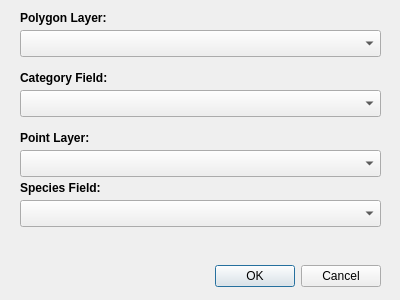
<?xml version="1.0" encoding="UTF-8"?>
<ui version="4.0">
 <class>DiversityCalcDialogBase</class>
 <widget class="QDialog" name="DiversityCalcDialogBase">
  <property name="geometry">
   <rect>
    <x>0</x>
    <y>0</y>
    <width>400</width>
    <height>300</height>
   </rect>
  </property>
  <property name="windowTitle">
   <string>Diversity Calculator</string>
  </property>
  <widget class="QDialogButtonBox" name="button_box">
   <property name="geometry">
    <rect>
     <x>40</x>
     <y>260</y>
     <width>341</width>
     <height>32</height>
    </rect>
   </property>
   <property name="orientation">
    <enum>Qt::Horizontal</enum>
   </property>
   <property name="standardButtons">
    <set>QDialogButtonBox::Cancel|QDialogButtonBox::Ok</set>
   </property>
  </widget>
  <widget class="QLabel" name="label">
   <property name="geometry">
    <rect>
     <x>20</x>
     <y>10</y>
     <width>91</width>
     <height>16</height>
    </rect>
   </property>
   <property name="font">
    <font>
     <weight>75</weight>
     <bold>true</bold>
    </font>
   </property>
   <property name="text">
    <string>Polygon Layer:</string>
   </property>
  </widget>
  <widget class="QgsMapLayerComboBox" name="mcbPoly">
   <property name="geometry">
    <rect>
     <x>20</x>
     <y>30</y>
     <width>361</width>
     <height>27</height>
    </rect>
   </property>
   <property name="showCrs">
    <bool>true</bool>
   </property>
  </widget>
  <widget class="QLabel" name="label_2">
   <property name="geometry">
    <rect>
     <x>20</x>
     <y>70</y>
     <width>91</width>
     <height>16</height>
    </rect>
   </property>
   <property name="font">
    <font>
     <weight>75</weight>
     <bold>true</bold>
    </font>
   </property>
   <property name="text">
    <string>Category Field:</string>
   </property>
  </widget>
  <widget class="QgsFieldComboBox" name="fcbCategory">
   <property name="geometry">
    <rect>
     <x>20</x>
     <y>90</y>
     <width>361</width>
     <height>27</height>
    </rect>
   </property>
  </widget>
  <widget class="QgsMapLayerComboBox" name="mcbPoint">
   <property name="geometry">
    <rect>
     <x>20</x>
     <y>150</y>
     <width>361</width>
     <height>27</height>
    </rect>
   </property>
   <property name="showCrs">
    <bool>true</bool>
   </property>
  </widget>
  <widget class="QLabel" name="label_3">
   <property name="geometry">
    <rect>
     <x>20</x>
     <y>130</y>
     <width>91</width>
     <height>16</height>
    </rect>
   </property>
   <property name="font">
    <font>
     <weight>75</weight>
     <bold>true</bold>
    </font>
   </property>
   <property name="text">
    <string>Point Layer:</string>
   </property>
  </widget>
  <widget class="QLabel" name="label_4">
   <property name="geometry">
    <rect>
     <x>20</x>
     <y>180</y>
     <width>91</width>
     <height>16</height>
    </rect>
   </property>
   <property name="font">
    <font>
     <weight>75</weight>
     <bold>true</bold>
    </font>
   </property>
   <property name="text">
    <string>Species Field:</string>
   </property>
  </widget>
  <widget class="QgsFieldComboBox" name="fcbSpecies">
   <property name="geometry">
    <rect>
     <x>20</x>
     <y>200</y>
     <width>361</width>
     <height>27</height>
    </rect>
   </property>
  </widget>
 </widget>
 <customwidgets>
  <customwidget>
   <class>QgsFieldComboBox</class>
   <extends>QComboBox</extends>
   <header>qgsfieldcombobox.h</header>
  </customwidget>
  <customwidget>
   <class>QgsMapLayerComboBox</class>
   <extends>QComboBox</extends>
   <header>qgsmaplayercombobox.h</header>
  </customwidget>
 </customwidgets>
 <resources/>
 <connections>
  <connection>
   <sender>button_box</sender>
   <signal>accepted()</signal>
   <receiver>DiversityCalcDialogBase</receiver>
   <slot>accept()</slot>
   <hints>
    <hint type="sourcelabel">
     <x>20</x>
     <y>20</y>
    </hint>
    <hint type="destinationlabel">
     <x>20</x>
     <y>20</y>
    </hint>
   </hints>
  </connection>
  <connection>
   <sender>button_box</sender>
   <signal>rejected()</signal>
   <receiver>DiversityCalcDialogBase</receiver>
   <slot>reject()</slot>
   <hints>
    <hint type="sourcelabel">
     <x>20</x>
     <y>20</y>
    </hint>
    <hint type="destinationlabel">
     <x>20</x>
     <y>20</y>
    </hint>
   </hints>
  </connection>
  <connection>
   <sender>mcbPoly</sender>
   <signal>layerChanged(QgsMapLayer*)</signal>
   <receiver>fcbCategory</receiver>
   <slot>setLayer(QgsMapLayer*)</slot>
   <hints>
    <hint type="sourcelabel">
     <x>200</x>
     <y>43</y>
    </hint>
    <hint type="destinationlabel">
     <x>200</x>
     <y>103</y>
    </hint>
   </hints>
  </connection>
  <connection>
   <sender>mcbPoint</sender>
   <signal>layerChanged(QgsMapLayer*)</signal>
   <receiver>fcbSpecies</receiver>
   <slot>setLayer(QgsMapLayer*)</slot>
   <hints>
    <hint type="sourcelabel">
     <x>200</x>
     <y>163</y>
    </hint>
    <hint type="destinationlabel">
     <x>200</x>
     <y>213</y>
    </hint>
   </hints>
  </connection>
 </connections>
</ui>
